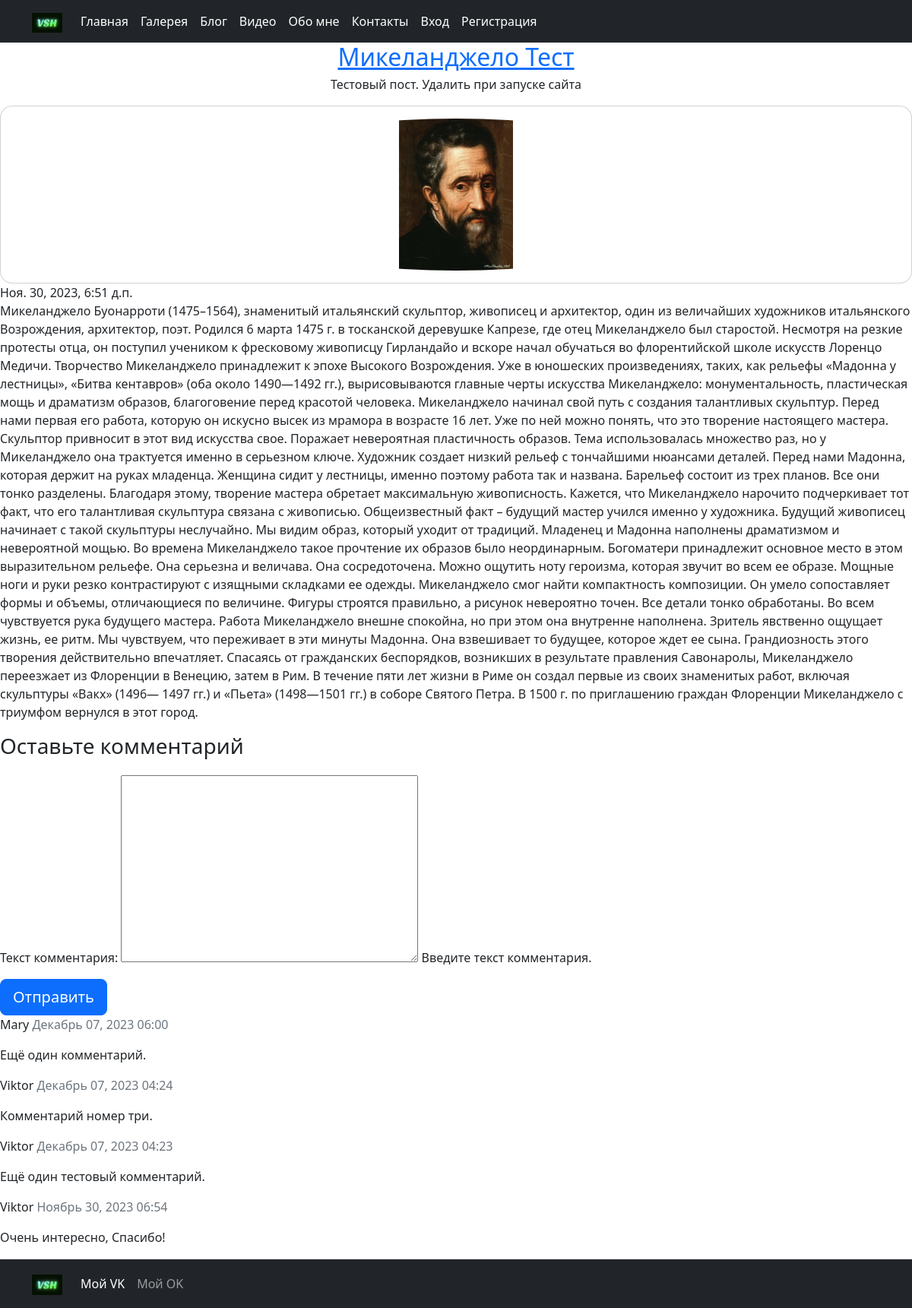
/posts/1, run on the app's committed database.
### blog/models.py (models this page shows, shortened)
class Post(models.Model):
    title = models.CharField(
        max_length=200,
        verbose_name='Название поста',
        help_text='Введите название поста.'
    )
    subtitle = models.CharField(
        max_length=500,
        verbose_name='Подзаголовок',
        help_text='Введите подзаголовок поста.',
        blank=True
    )
    text = models.TextField(
        verbose_name='Текст поста',
        help_text='Введите текст публикации.'
    )
    pub_date = models.DateTimeField(
        auto_now_add=True,
        verbose_name='Дата публикации'
    )
    cover = models.ImageField(
        verbose_name='Обложка статьи',
        help_text='Добавьте фотографию картины.',
        blank=True
    )
    class Meta:
        ordering = ('-pub_date',)

class Comment(models.Model):
    text = models.TextField(
        verbose_name='Текст комментария',
        help_text='Введите текст комментария.'
    )
    pub_date = models.DateTimeField(
        auto_now_add=True,
        verbose_name='Дата'
    )
    author = models.ForeignKey(
        User,
        on_delete=models.CASCADE,
        related_name='comments',
        verbose_name='Автор комментария',
        default=None,
    )
    post = models.ForeignKey(
        Post,
        on_delete=models.CASCADE,
        related_name='comments',
        verbose_name='Пост',
        default=None,
    )
    class Meta:
        ordering = ('-pub_date',)

### blog/views.py (the view)
# urls.py: path('posts/<int:post_id>', views.post_details, name='post_detail'),
def post_details(request, post_id):
    post = get_object_or_404(Post, pk=post_id)
    comments = post.comments.filter()
    new_comment = True
    comment_form = CommentForm()
    if request.method == 'POST':
        comment_form = CommentForm(data=request.POST)
        if comment_form.is_valid():
            new_comment = comment_form.save(commit=False)
            if request.user.is_authenticated:
                new_comment.author = request.user
            else:
                anonymous_user = User.objects.get(username='Аноним')
                new_comment.author = anonymous_user
            new_comment.post = post
            new_comment.save()
            comment_form = CommentForm()
    else:
        comment_form = CommentForm()
    context = {
        'post': post,
        'comments': comments,
        'new_comment': new_comment,
        'comment_form': comment_form
    }
    return render(request, 'blog/post_details.html', context)

### blog/forms.py
class CommentForm(ModelForm):
    class Meta:
        model = Comment
        fields = ('text',)

### templates/blog/post_details.html (shortened to what this page needs)
{% extends 'base.html' %}
{% block content %}
<article class="post">
    <header class="post-header">
        <div class="title">
            <h2><a href="{% url 'blog:post_detail' post.pk %}">{{ post.title }}</a></h2>
            <p>{{ post.subtitle }}</p>
        </div>
        <div class="card">
            <img src="{{ post.cover.url }}" class="card-img-top img-fluid fixed-size" alt="{{ post.title }}">
        </div>
        <div class="meta">
            <time class="published">{{ post.pub_date }}</time>
        </div>
    </header>
    <p>{{ post.text }}</p>
    <div class="card-body">
        {% if new_comment %}
            <h3>Оставьте комментарий</h3>
            <form method="post" style="margin-top: 1.3em;">
                {{ comment_form.as_p }}
                <button type="submit" class="btn btn-primary btn-lg">Отправить</button>
            </form>
        {% endif %}
    </div>
</article>
{% for comment in comments %}
    <div class="comments">
        <p class="font-weight-bold">
            {{ comment.author }}
            <span class="text-muted font-weight-normal">
                {{ comment.pub_date|date:"F d, Y H:i" }}
            </span>
        </p>
        {{ comment.text | linebreaks }}
    </div>
{% endfor %}
{% endblock content %}

### templates/base.html (style rules this page uses)
.title { display: flex; flex-direction: column; align-items: center; text-align: center; }
.title h2 { margin-bottom: 5px; }
.card { border-radius: 1em; text-align: center; padding: 1em; }
.card img { border-radius: 50%; width: 60%; margin: auto; }
.fixed-size { width: 300px; height: 200px; object-fit: contain; }

### data on the page
Post: title "Микеланджело Тест", subtitle "Тестовый пост. Удалить при запуске сайта", cover (picture), pub_date "Ноя. 30, 2023, 6:51 д.п.", text "Микеланджело Буонарроти (1475–1564), знаменитый итальянский скульптор, живописец и архитектор, один из величайших художников итальянского Возрождения, архитектор, поэт. Родился 6 марта 1475 г. в тосканской деревушке Капрезе, где отец Микеланджело был старостой. Несмотря на резкие протесты отца, он поступил учеником к фресковому живописцу Гирландайо и вскоре начал обучаться во флорентийской школе искусств Лоренцо Медичи. Творчество Микеланджело принадлежит к эпохе Высокого Возрождения. Уже в юношеских произведениях, таких, как рельефы «Мадонна у лестницы», «Битва кентавров» (оба около 1490—1492 гг.), вырисовываются главные черты искусства Микеланджело: монументальность, пластическая мощь и…"
Comment: author "Mary", pub_date "Декабрь 07, 2023 06:00", text "Ещё один комментарий."
Comment: author "Viktor", pub_date "Декабрь 07, 2023 04:24", text "Комментарий номер три."
Comment: author "Viktor", pub_date "Декабрь 07, 2023 04:23", text "Ещё один тестовый комментарий."
Comment: author "Viktor", pub_date "Ноябрь 30, 2023 06:54", text "Очень интересно, Спасибо!"
